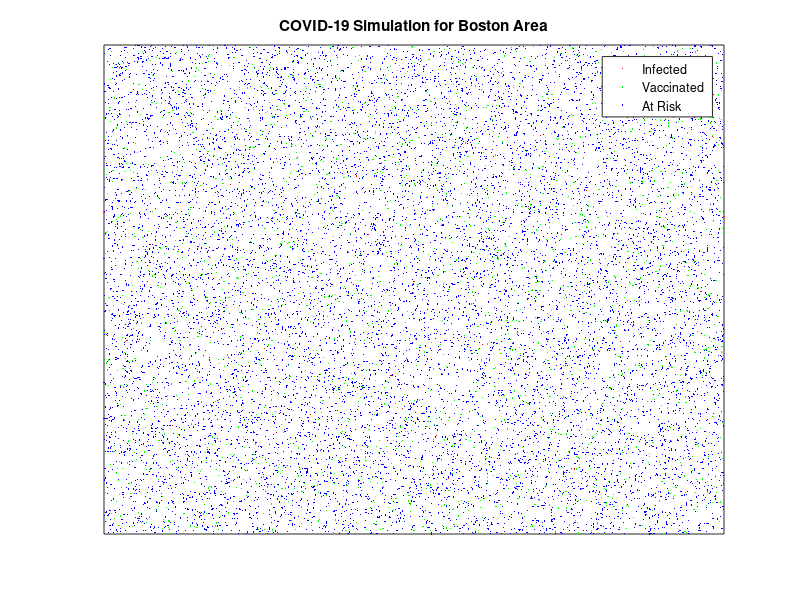

Write MATLAB code to recreate this figure.
%% Global Variables
Boston_Density = 13936;
MA_pop = 6893000;
MA_vac = 1069066;
MA_inf = 27341; %Currently active COVID cases
MA_risk = MA_pop - MA_vac - MA_inf; % Population at risk for infection
Vac_Boston = round((MA_vac/MA_pop)*Boston_Density);
Inf_Boston = round((MA_inf/MA_pop)*Boston_Density);
Risk_Boston = round((MA_risk/MA_pop)*Boston_Density);


%Coordinates for active COVID-cases in Boston
x_inf = linspace(0,1609.34,Inf_Boston);
y_inf = rand(1,Inf_Boston)*1609.34;

%Coordinates for vaccinated population in Boston
x_vac = linspace(0,1609.34,Vac_Boston);
y_vac = rand(1,Vac_Boston)*1609.34;

%Coordinates for at-risk population in Boston
x_risk = linspace(0,1609.34,Risk_Boston);
y_risk = rand(1,Risk_Boston)*1609.34;

%% Plotting
figure;

hold on;
scatter(x_inf, y_inf, 1, 'k','.', 'MarkerEdgeColor', 'red');
scatter(x_vac, y_vac, 1, 'k','.', 'MarkerEdgeColor', 'green');
scatter(x_risk, y_risk, 1, 'k','.', 'MarkerEdgeColor', 'blue');
hold off;

axis([0 1609.34 0 1609.34]);
box on;
set(gca,'xtick',[])
set(gca,'ytick',[])
title('COVID-19 Simulation for Boston Area');
legend('Infected','Vaccinated','At Risk');